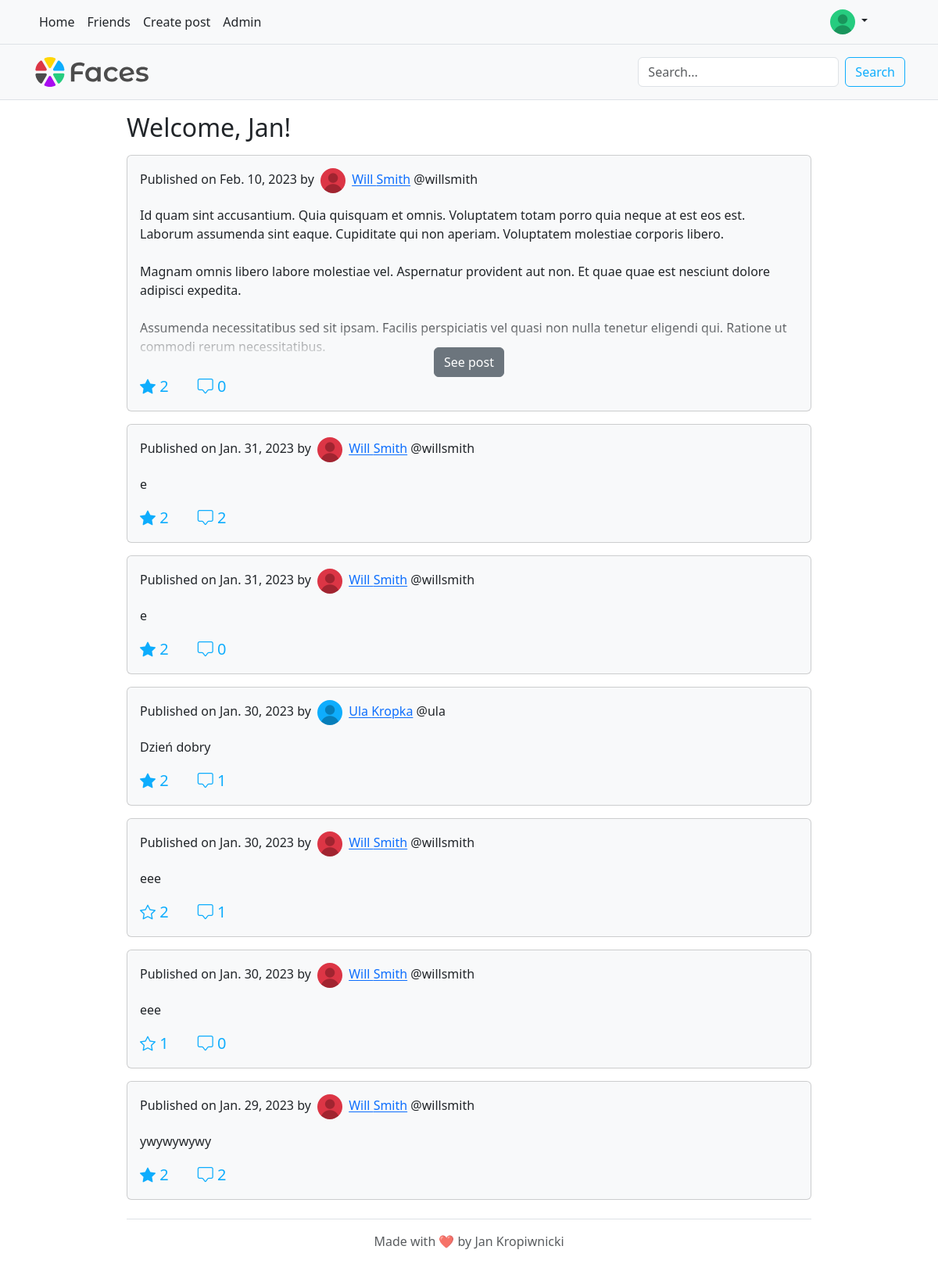
The page / (signed in) on the database its author committed.
### faces_app/models.py (models this page shows)
class ProfilePicture(models.Model):
    user = models.OneToOneField(User, on_delete=models.CASCADE)
    url = models.URLField()

class Post(models.Model):
    content = models.TextField()
    author = models.ForeignKey(Person, on_delete=models.CASCADE)
    date = models.DateTimeField()
    image = models.CharField(max_length=512, default="")

class Person(models.Model):
    user = models.OneToOneField(User, on_delete=models.CASCADE)
    friends = models.ManyToManyField("self")
    notifications = models.JSONField()
    unread = models.PositiveIntegerField()
    bio = models.TextField(max_length=300, default="")
    POST_VIS_FRIENDS = '0'
    POST_VIS_FRIENDS_FRIENDS = '1'
    POST_VIS_EVERYONE = '2'
    POST_VIS_CHOICES = [
        (POST_VIS_FRIENDS, "Friends"),
        (POST_VIS_FRIENDS_FRIENDS, "Friends' friends"),
        (POST_VIS_EVERYONE, "Everyone"),
    ]
    post_vis = models.PositiveIntegerField(
        choices=POST_VIS_CHOICES,
        default=POST_VIS_FRIENDS
    )

### faces_app/views.py (the view)
# urls.py: path('', faces_app.views.index, name="index"),
def index(request):
    post_list = []
    friend_requests = []
    new_people_you_may_know = []
    if request.user.is_authenticated:
        post_list_plain = []
        for friend in request.user.person.friends.all():
            post_list_plain += list(friend.post_set.all())
        post_list_plain.sort(key=lambda x: x.date, reverse=True)
        for post in post_list_plain:
            post_list += [[post, post.content.split("\r\n"), len(post.likeprofile_set.all()),
                           len(post.comment_set.all())]]
        friend_requests = request.user.requestprofile.friend_requests.all()
        people_you_may_know = []
        for friend in request.user.person.friends.all():
            people_you_may_know += friend.friends.all()
        for person in people_you_may_know:
            if person != request.user.person and person not in request.user.person.friends.all():
                mutual_friends = 0
                for friend in request.user.person.friends.all():
                    if friend in person.friends.all():
                        mutual_friends += 1
                new_people_you_may_know += [{"object": person, "mutual_friends": mutual_friends}]
        new_people_you_may_know.sort(key=lambda x: x["mutual_friends"], reverse=True)
    return render(request, "index.html", {
        "post_list": post_list, "friend_requests": friend_requests, "friend_requests_len": len(friend_requests),
        "people_you_may_know": new_people_you_may_know
    })

### templates/index.html (shortened to what this page needs)
{% extends 'base.html' %}
{% load static %}
{% block content %}
    {% if user.is_authenticated %}
        <h2>Welcome, {{ user.first_name }}!</h2>
        {% for post in post_list %}
            <div id="{{ post.0.id }}" class="card bg-light my-3 p-3 pb-0 overflow-hidden">
                <p>
                    Published on {{ post.0.date.date }} by
                    <img src="{% static post.0.author.user.profilepicture.url %}" alt="{{ post.0.author.user.username }}" class="rounded-circle mx-1" width="32" height="32">
                    <a href="{% url 'user' post.0.author.user.username %}">
                    {{ post.0.author.user.first_name }} {{ post.0.author.user.last_name }}</a> @{{ post.0.author.user.username }}
                </p>
                <div class="row row-cols-1 {% if post.0.image %}row-cols-md-2{% endif %}">
                    <div class="col post-content-col">
                        <div id="post-{{ post.0.id }}-content" class="post-content">
                            {% for line in post.1 %}
                                {{ line }}<br>
                            {% endfor %}
                        </div>
                        <a href="{% url 'post_page' post.0.id %}"
                           class="btn btn-secondary position-absolute start-50 top-100 translate-middle post-see"
                           style="display: none" id="post-{{ post.0.id }}-see">See post</a>
                    </div>
                </div>
                <p class="lead text-primary mb-0 pt-3 pb-3 bg-light" style="z-index: 1">
                    {% if user.likeprofile in post.0.likeprofile_set.all %}
                        <a id="like-{{ post.0.id }}" onclick="dislike_{{ post.0.id }}()"><i class="bi bi-star-fill"></i></a>
                    {% else %}
                        <a id="like-{{ post.0.id }}" onclick="like_{{ post.0.id }}()"><i class="bi bi-star"></i></a>
                    {% endif %}
                    <span id="like-count-{{ post.0.id }}">{{ post.2 }}</span>
                    <a href="{% url 'post_page' post.0.id %}" class="text-primary text-decoration-none"><i class="bi bi-chat-square"></i>
                    {{ post.3 }}</a>
                </p>
            </div>
        {% endfor %}
    {% endif %}
{% endblock %}

### templates/base.html (shortened to what this page needs)
{% load static %}
<!DOCTYPE html>
<html lang="en">
<head>
    <link href="https://cdn.jsdelivr.net/npm/bootstrap@5.3.0-alpha1/dist/css/bootstrap.min.css" rel="stylesheet"
>
    <link rel="stylesheet" href="https://cdn.jsdelivr.net/npm/bootstrap-icons@1.10.3/font/bootstrap-icons.css">
    <link rel="stylesheet" href="{% static "css/colors.css" %}">
</head>
<body>
    <header class="py-3 mb-4 border-bottom bg-light fixed-top">
        <div class="container d-flex flex-wrap justify-content-center">
            <a href="/" class="d-flex align-items-center me-5 me-lg-auto text-dark text-decoration-none">
                <img class="bi me-1" height="38" src="{% static 'img/faces.svg' %}" alt="Faces logo">
            </a>
            {% if user.is_authenticated %}
                <form method="get" class="d-flex mt-3 mt-md-0" role="search" action="{% url 'search_results' %}">
                    <input class="form-control me-2" name="q" type="search" placeholder="Search..." aria-label="Search"
                           value="{% block query %}{% endblock %}" required>
                    <button class="btn btn-outline-primary" type="submit">Search</button>
                </form>
            {% endif %}
        </div>
    </header>
    <nav class="navbar navbar-expand-md py-2 bg-light border-bottom fixed-top">
        <div class="container d-flex flex-wrap">
            <div class="collapse navbar-collapse" id="navbarCollapse">
                {% if not user.is_authenticated %}
                    <ul class="nav me-auto">
                        <li class="nav-item"><a href="#" class="nav-link link-dark px-2 active" aria-current="page">Home</a></li>
                        <li class="nav-item"><a href="#" class="nav-link link-dark px-2">About</a></li>
                        <li class="nav-item"><a href="#" class="nav-link link-dark px-2">FAQs</a></li>
                        <li class="nav-item"><a href="#" class="nav-link link-dark px-2">Contact</a></li>
                    </ul>
                    <ul class="nav">
                        <li class="nav-item"><a href="{% url 'login' %}" class="nav-link link-dark px-2">Login</a></li>
                        <li class="nav-item"><a href="{% url 'register' %}" class="nav-link link-dark px-2">Sign up</a></li>
                    </ul>
                {% else %}
                    <ul class="nav me-auto">
                        <li class="nav-item"><a href="{% url 'index' %}" class="nav-link link-dark px-2 active" aria-current="page">Home</a></li>
                        <li class="nav-item"><a href="{% url 'friends' %}" class="nav-link link-dark px-2">Friends</a></li>
                        <li class="nav-item"><a href="{% url 'create_post' %}" class="nav-link link-dark px-2">Create post</a></li>
                        {% if user.is_staff %}
                            <li class="nav-item"><a href="{% url 'admin:index' %}" class="nav-link link-dark px-2">Admin</a></li>
                        {% endif %}
                    </ul>
                    <div class="dropdown me-5">
                        <a href="#" class="d-block link-dark text-decoration-none dropdown-toggle position-relative" data-bs-toggle="dropdown" aria-expanded="false">
                            <img src="{% static user.profilepicture.url %}" alt="{{ user.username }}" class="rounded-circle" width="32" height="32">
                        </a>
                    </div>
                {% endif %}
            </div>
        </div>
    </nav>
    <div class="container container-sm">
        <main>
            {% block content %}
            {% endblock %}
        </main>
        <footer class="py-3 my-4 border-top text-center text-muted">
            Made with ❤️ by Jan Kropiwnicki
        </footer>
    </div>
    {% if user.is_authenticated %}
        <div class="toast-container position-fixed bottom-0 end-0 p-3" id="toast-container"></div>
    {% endif %}
</body>
</html>

### static/css/colors.css (style rules this page uses)
:root { --bs-blue: #0eadfd; --bs-purple: #a80df0; --bs-green: #26cc7f; --bs-yellow: #ccab06; }
.btn-outline-primary { --bs-btn-color: var(--bs-blue); --bs-btn-border-color: var(--bs-blue); --bs-btn-active-bg: var(--bs-blue); --bs-btn-active-border-color: var(--bs-blue); --bs-btn-hover-border-color: var(--bs-blue); --bs-btn-hover-bg: var(--bs-blue); }
.text-primary { color: var(--bs-blue) !important }

### templates/base.html (style rules this page uses)
header { top: 57px !important; }
body { padding-top: 9rem; }
@media (min-width: 1200px) { .container-sm { max-width: 900px; } }

### templates/index.html (style rules this page uses)
.post-content-col { max-height: 200px; position: relative; }
.post-content-col-long:after { content: ""; position: absolute; z-index: 1; bottom: 0; left: 0; pointer-events: none; background-image: linear-gradient(to bottom, rgba(var(--bs-light-rgb), 0), rgba(var(--bs-light-rgb), 1) 100%); width: 100%; height: 4rem; }
.post-see { z-index: 2; }

### rows shown on the page
Post: date "Feb. 10, 2023", author.user_id (picture), author.first_name "Will", author.last_name "Smith", author.username "willsmith", 1 "Id quam sint accusantium. Quia quisquam et omnis. Voluptatem totam porro quia neque at est eos est. Laborum assumenda sint eaque. Cupiditate qui non aperiam. Voluptatem molestiae corporis libero." "Magnam omnis libero labore molestiae vel. Aspernatur provident aut non. Et quae quae est nesciunt dolore adipisci expedita." "Assumenda necessitatibus sed sit ipsam. Facilis perspiciatis vel quasi non nulla tenetur eligendi qui. Ratione ut commodi rerum necessitatibus.", post "2", post "0"
Post: date "Jan. 31, 2023", author.user_id (picture), author.first_name "Will", author.last_name "Smith", author.username "willsmith", 1 "e", post "2"
Post: date "Jan. 31, 2023", author.user_id (picture), author.first_name "Will", author.last_name "Smith", author.username "willsmith", 1 "e", post "2", post "0"
Post: date "Jan. 30, 2023", author.user_id (picture), author.first_name "Ula", author.last_name "Kropka", author.username "ula", 1 "Dzień dobry", post "2", post "1"
Post: date "Jan. 30, 2023", author.user_id (picture), author.first_name "Will", author.last_name "Smith", author.username "willsmith", 1 "eee", post "2", post "1"
Post: date "Jan. 30, 2023", author.user_id (picture), author.first_name "Will", author.last_name "Smith", author.username "willsmith", 1 "eee", post "1", post "0"
Post: date "Jan. 29, 2023", author.user_id (picture), author.first_name "Will", author.last_name "Smith", author.username "willsmith", 1 "ywywywywy", post "2"

### other values the page prints
{{ user.first_name }} "Jan"
